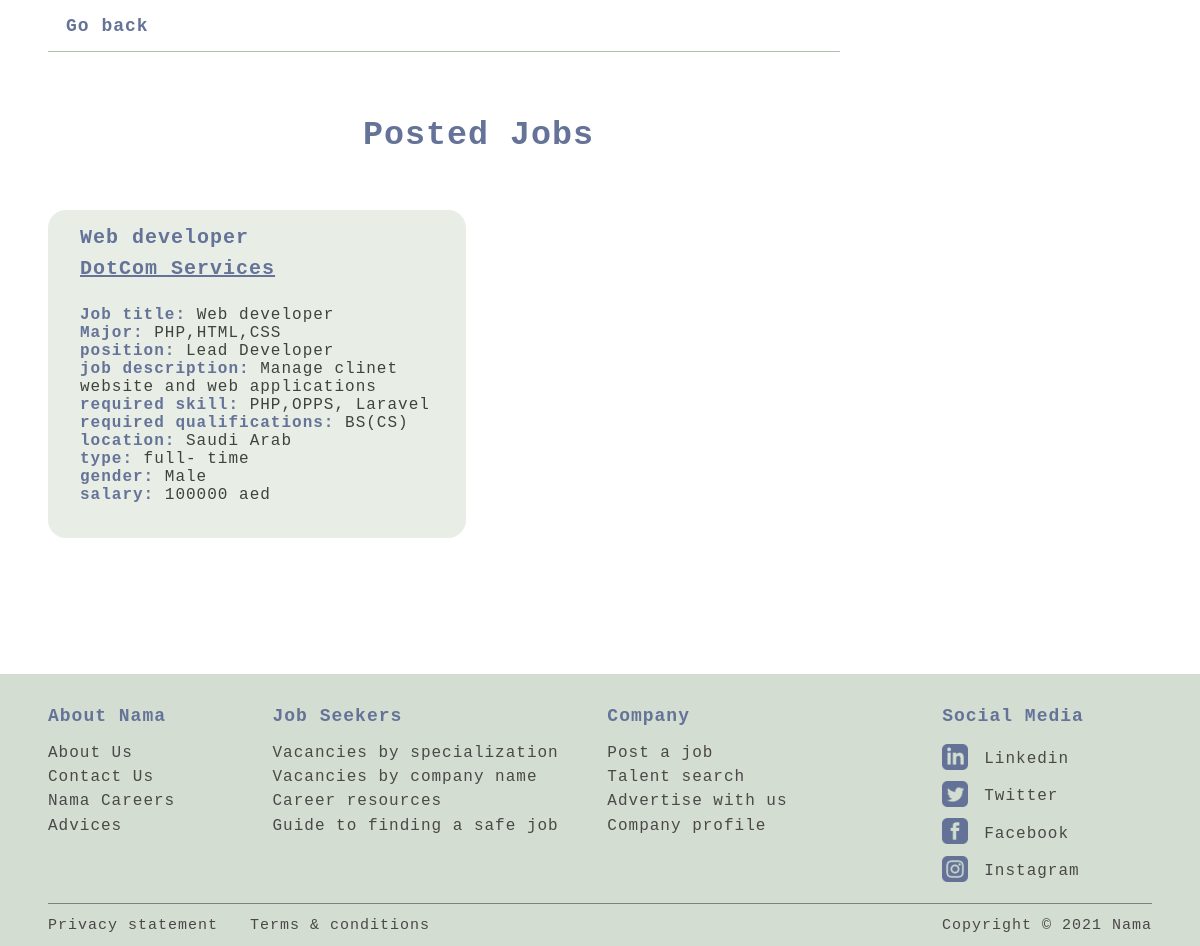
The page /postedjobsseeker.php on the database its author committed.
### tables this page shows
CREATE TABLE `tbl_jobpost` (
  `job_id` int(11) NOT NULL,
  `job_title` varchar(100) NOT NULL,
  `job_major` varchar(200) NOT NULL,
  `job_position` varchar(200) NOT NULL,
  `job_desc` varchar(200) NOT NULL,
  `job_skills` varchar(200) NOT NULL,
  `job_qualification` varchar(200) NOT NULL,
  `job_location` varchar(200) NOT NULL,
  `job_type` varchar(100) NOT NULL,
  `job_gender` varchar(100) NOT NULL,
  `job_salary` varchar(100) NOT NULL,
  `job_status` int(2) NOT NULL DEFAULT 1,
  `job_date` timestamp NOT NULL DEFAULT current_timestamp() ON UPDATE current_timestamp(),
  `emp_id` int(11) NOT NULL,
  `company_name` varchar(300) NOT NULL
);

CREATE TABLE `tbl_employeers` (
  `emp_id` int(11) NOT NULL,
  `emp_email` varchar(200) NOT NULL,
  `emp_password` varchar(200) NOT NULL,
  `emp_phone` varchar(200) NOT NULL,
  `emp_address` varchar(400) NOT NULL,
  `emp_company` varchar(200) NOT NULL,
  `emp_vision` varchar(500) NOT NULL,
  `emp_scope` varchar(500) NOT NULL,
  `emp_mission` varchar(500) NOT NULL,
  `emp_desc` varchar(500) NOT NULL DEFAULT '0',
  `emp_status` int(2) DEFAULT 0,
  `emp_date` timestamp NOT NULL DEFAULT current_timestamp() ON UPDATE current_timestamp()
);

### postedjobsseeker.php (the view, shortened to what this page needs)
<?php
include('includes/connection.php');
$query= "select * from tbl_jobpost order by job_id desc";
$excute = mysqli_query($conn , $query);
?>
<!DOCTYPE html>
<html>
<head>
    <link rel="stylesheet" href="./css/style.css">
</head>
<body class="background">
<div id="nav">
    <ul>
        <li> <a class="backbutton" type="button" value="go back" onclick="history.go(-1)" >Go back</a></li>
    </ul>
</div>
<main id="main">
    <h1 class="jobname" style="font-size: 25pt; width: 78%; text-align: center;">Posted Jobs</h1>
    <br>
    <div class="job_wrapper">
    <?php $i= 1; while($rec = mysqli_fetch_array($excute)){ ?>
<div id="myjobsborder">
     <?php $company= mysqli_query($conn,"select * from tbl_employeers where emp_id ='".$rec['emp_id']."'");
     $record = mysqli_fetch_array($company);
     ?>
    <h2 class="jobname"><?php echo $rec['job_title']; ?></h2>
    <h3 class="jobname">
        <a href="ViewEmpProfile.php?ID=<?php echo $record['emp_id'];?>" style="color: #647397;"><?php echo $record['emp_company']; ?></a>
    </h3>
    <br>
        <p style="color: #647397;
    font-size: 100%; text-align: left; font-weight: bold;">Job title: <span style="color: #3e443b; font-weight: normal;"><?php echo $rec['job_title']; ?></span></p>
        <p style="color: #647397;
    font-size: 100%; text-align: left; font-weight: bold;">Major: <span style="color: #3e443b; font-weight: normal;"><?php echo $rec['job_major']; ?></span></p>
        <p style="color: #647397;
    font-size: 100%; text-align: left; font-weight: bold;">position: <span style="color: #3e443b; font-weight: normal;"><?php echo $rec['job_position']; ?></span></p>
        <p style="color: #647397;
    font-size: 100%; text-align: left; font-weight: bold;">job description: <span style="color: #3e443b; font-weight: normal;"><?php echo $rec['job_desc']; ?></span></p>
        <p style="color: #647397;
    font-size: 100%; text-align: left; font-weight: bold;">required skill: <span style="color: #3e443b; font-weight: normal;"><?php echo $rec['job_skills']; ?></span></p>
        <p style="color: #647397;
    font-size: 100%; text-align: left; font-weight: bold;">required qualifications: <span style="color: #3e443b; font-weight: normal;"><?php echo $rec['job_qualification']; ?></span></p>
        <p style="color: #647397;
    font-size: 100%; text-align: left; font-weight: bold;">location: <span style="color: #3e443b; font-weight: normal;"><?php echo $rec['job_location']; ?></span></p>
        <p style="color: #647397;
    font-size: 100%; text-align: left; font-weight: bold;">type: <span style="color: #3e443b; font-weight: normal;"><?php echo $rec['job_type']; ?></span></p>
        <p style="color: #647397;
    font-size: 100%; text-align: left; font-weight: bold;">gender: <span style="color: #3e443b; font-weight: normal;"><?php echo $rec['job_gender']; ?></span></p>
        <p style="color: #647397;
    font-size: 100%; text-align: left; font-weight: bold;">salary: <span style="color: #3e443b; font-weight: normal;"><?php echo $rec['job_salary']; ?></span></p>
    <br>
</div>
<?php $i++; } ?>
</div>
</main>
    <br> <br> <br>  <br>
<?php include('includes/footer.php'); ?>

### css/style.css (style rules this page uses)
#main .job_wrapper { display: flex; justify-content: space-between; width: 78%; }
#main .job_wrapper #myjobsborder { height: auto; width: 48.5%; padding: 1rem 2rem; border-radius: 18px; background-color: #e8eee6; margin-top: 30px; display: flex; flex-direction: column; justify-content: space-between; }

### css/_variables.css (style rules this page uses)
:root { --text-color: #a6b8a0; --border-color: #b0bfaa; --white-color: #014421; --heading-color: #608554; --footer-bg: #d3ddd1; --cyber-color: #647397; }

### css/_global.css (style rules this page uses)
* { margin: 0; padding: 0; box-sizing: border-box; -webkit-box-sizing: border-box; -moz-box-sizing: border-box; outline: none; }
html { min-height: 100vh; scroll-behavior: smooth; }
body { width: 100%; height: 100%; margin: 0; padding: 0; position: relative; background-color: #f4f4f4; box-sizing: border-box; -webkit-box-sizing: border-box; -moz-box-sizing: border-box; font-family: "Courier New", Courier, monospace; font-size: 1rem; letter-spacing: 1px; }
ul { list-style-type: none; margin: 0; padding: 0; overflow: hidden; background-color: none; position: relative; }
li { float: left; }
li a { display: block; color: #647397; text-align: center; padding: 8px 18px; font-size: 18px; text-decoration: none; font-weight: bolder; border-radius: 25px; transition: all 0.4s ease; margin-right: 0; }
.background { background: url("./../images/upLogo.png") no-repeat top right; -webkit-background-size: cover; -moz-background-size: cover; -o-background-size: cover; background-size: 35%; }
.jobname { color: var(--cyber-color); font-size: 20px; margin-bottom: 8px; }
#nav { width: 100%; }
#nav ul { padding: 0.5rem 3rem; width: 100%; max-width: 1300px; margin: auto; position: relative; }
#nav ul::after { content: ""; position: absolute; left: 3rem; bottom: 0; width: 66%; height: 1.5px; background-color: var(--border-color); }
#nav ul li { margin-right: 6px; }
#main { padding: 4rem 3rem; width: 100%; max-width: 1300px; margin: auto; }
a { color: var(--text-color); margin-right: 30px; }
p { color: var(--text-color); font-size: 22px; }

### rows shown on the page
tbl_jobpost: job_title "Web developer", emp.emp_company "DotCom Services", job_major "PHP,HTML,CSS", job_position "Lead Developer", job_desc "Manage clinet website and web applications", job_skills "PHP,OPPS, Laravel", job_qualification "BS(CS)", job_location "Saudi Arab", job_type "full- time", job_gender "Male", job_salary "100000 aed"
